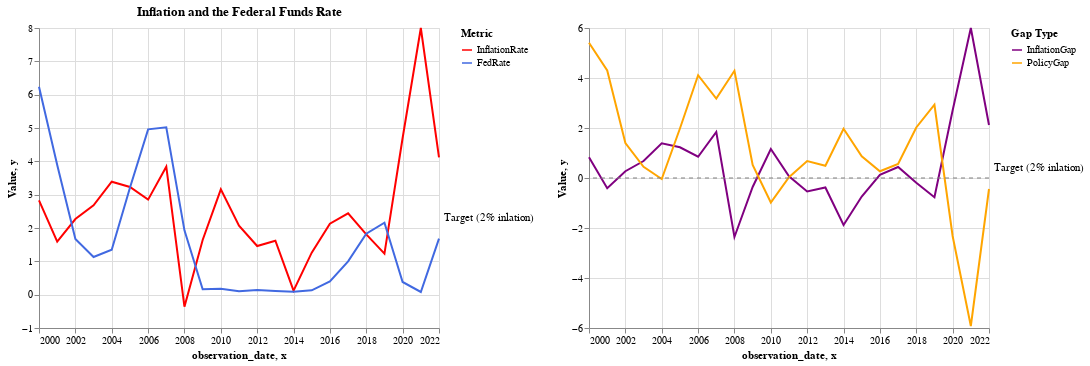

The notebook cell saved with this chart:
### Code cell
# Gap from 2 percent target of inflation

# create new dataframe that has target gaps
policy_df = fedAinflation.copy()

# Trackes whether inflation itself is at target or below target
policy_df["InflationGap"] = policy_df["InflationRate"] - 2

# If policyGap > 0 the fed is acting more stringently
# If policyGap < 0 the fed might be behind the curve
policy_df["PolicyGap"] = policy_df["FedRate"] - policy_df["InflationGap"]

# create one melted dataframe for the inflation and fed
melted_government = policy_df[["observation_date","InflationRate", 'FedRate']].copy()

melted_government = melted_government.melt(
    id_vars="observation_date",
    value_vars=["InflationRate", "FedRate"],
    var_name="Metric",
    value_name="Value"
)

# create another melt chart just for the target gap and the inflation gap
gap_df = policy_df[["observation_date", "InflationGap", "PolicyGap"]].copy()

gap_df = gap_df.melt(
    id_vars="observation_date",
    value_vars=["InflationGap", "PolicyGap"],
    var_name="GapMetric",
    value_name="Value"
)

gov_color_scale = alt.Scale(
    domain=["InflationRate", "FedRate"],
    range=["red", "royalblue"]
)

gap_color_scale = alt.Scale(
    domain=["InflationGap", "PolicyGap"],
    range=["purple", "orange"]
)

# for chart on the left
melt_gov = alt.Chart(melted_government).mark_line().encode(
    x="observation_date:T",
    y="Value:Q",
    color=alt.Color("Metric:N", scale=gov_color_scale,
        legend=alt.Legend(title="Metric"))
).properties(
    width=400,
    height=300,
    title="Inflation and the Federal Funds Rate"
)

# Add horizontal line at y=0 (2% inflation target on InflationGap scale)
target_line = alt.Chart(pd.DataFrame({"y": [0]})).mark_rule(
    color="gray",
    strokeDash=[4, 4]
).encode(
    y="y:Q"
)

# Label the target line
target_label = alt.Chart(pd.DataFrame({
    "x": [policy_df["observation_date"].max()],
    "y": [0],
    "text": ["Target (2% inlation)"]
})).mark_text(
    align="left",
    baseline="bottom",
    dx=5,
    dy=-5,
    color="black"
).encode(
    x="x:T",
    y="y:Q",
    text="text:N"
)

# for chart on the right
gap_lines = alt.Chart(gap_df).mark_line().encode(
    x="observation_date:T",
    y="Value:Q",
    color=alt.Color("GapMetric:N", scale=gap_color_scale,
        legend=alt.Legend(title="Gap Type"))
).properties(
    width=400,
    height=300,
    title=""
)

# combine gap lines with the target line and label
gap_chart = alt.layer(gap_lines, target_line, target_label)

true_label = alt.Chart(pd.DataFrame({
    "x": [policy_df["observation_date"].max()],
    "y": [2],
    "text": ["Target (2% inlation)"]
})).mark_text(
    align="left",
    baseline="bottom",
    dx=5,
    dy=-5,
    color="black"
).encode(
    x="x:T",
    y="y:Q",
    text="text:N"
)

melt_got_line = alt.layer(melt_gov, true_label)

# combine charts with fully independent color scales
(melt_got_line | gap_chart).resolve_scale(color='independent')

### Figure 1 — Vega-Lite specification as saved in the notebook (floating-point values rounded to 4 significant figures)
{"config": {"view": {"continuousWidth": 300, "continuousHeight": 300}}, "hconcat": [{"layer": [{"data": {"name": "data-2f2f0bb64acedf407589b04014d5d717"}, "mark": {"type": "line"}, "encoding": {"color": {"field": "Metric", "legend": {"title": "Metric"}, "scale": {"domain": ["InflationRate", "FedRate"], "range": ["red", "royalblue"]}, "type": "nominal"}, "x": {"field": "observation_date", "type": "temporal"}, "y": {"field": "Value", "type": "quantitative"}}, "title": "Inflation and the Federal Funds Rate"}, {"data": {"name": "data-a318f92afa3bcf6ae6197b912422836f"}, "mark": {"type": "text", "align": "left", "baseline": "bottom", "color": "black", "dx": 5, "dy": -5}, "encoding": {"text": {"field": "text", "type": "nominal"}, "x": {"field": "x", "type": "temporal"}, "y": {"field": "y", "type": "quantitative"}}}], "height": 300, "width": 400}, {"layer": [{"data": {"name": "data-877fbbfe44db65ed395b7863a5d0383b"}, "mark": {"type": "line"}, "encoding": {"color": {"field": "GapMetric", "legend": {"title": "Gap Type"}, "scale": {"domain": ["InflationGap", "PolicyGap"], "range": ["purple", "orange"]}, "type": "nominal"}, "x": {"field": "observation_date", "type": "temporal"}, "y": {"field": "Value", "type": "quantitative"}}, "title": ""}, {"data": {"name": "data-a0a55d106695e8d630baff0f16eee66d"}, "mark": {"type": "rule", "color": "gray", "strokeDash": [4, 4]}, "encoding": {"y": {"field": "y", "type": "quantitative"}}}, {"data": {"name": "data-407ba56a759a783b30b0c4cfdb077f83"}, "mark": {"type": "text", "align": "left", "baseline": "bottom", "color": "black", "dx": 5, "dy": -5}, "encoding": {"text": {"field": "text", "type": "nominal"}, "x": {"field": "x", "type": "temporal"}, "y": {"field": "y", "type": "quantitative"}}}], "height": 300, "width": 400}], "resolve": {"scale": {"color": "independent"}}, "$schema": "https://vega.github.io/schema/vega-lite/v5.20.1.json", "datasets": {"data-2f2f0bb64acedf407589b04014d5d717": [{"observation_date": "2000-01-01", "Metric": "InflationRate", "Value": 2.83}, {"observation_date": "2001-01-01", "Metric": "InflationRate", "Value": 1.59}, {"observation_date": "2002-01-01", "Metric": "InflationRate", "Value": 2.27}, {"observation_date": "2003-01-01", "Metric": "InflationRate", "Value": 2.68}, {"observation_date": "2004-01-01", "Metric": "InflationRate", "Value": 3.39}, {"observation_date": "2005-01-01", "Metric": "InflationRate", "Value": 3.23}, {"observation_date": "2006-01-01", "Metric": "InflationRate", "Value": 2.85}, {"observation_date": "2007-01-01", "Metric": "InflationRate", "Value": 3.84}, {"observation_date": "2008-01-01", "Metric": "InflationRate", "Value": -0.36}, {"observation_date": "2009-01-01", "Metric": "InflationRate", "Value": 1.64}, {"observation_date": "2010-01-01", "Metric": "InflationRate", "Value": 3.16}, {"observation_date": "2011-01-01", "Metric": "InflationRate", "Value": 2.07}, {"observation_date": "2012-01-01", "Metric": "InflationRate", "Value": 1.46}, {"observation_date": "2013-01-01", "Metric": "InflationRate", "Value": 1.62}, {"observation_date": "2014-01-01", "Metric": "InflationRate", "Value": 0.12}, {"observation_date": "2015-01-01", "Metric": "InflationRate", "Value": 1.26}, {"observation_date": "2016-01-01", "Metric": "InflationRate", "Value": 2.13}, {"observation_date": "2017-01-01", "Metric": "InflationRate", "Value": 2.44}, {"observation_date": "2018-01-01", "Metric": "InflationRate", "Value": 1.81}, {"observation_date": "2019-01-01", "Metric": "InflationRate", "Value": 1.23}, {"observation_date": "2020-01-01", "Metric": "InflationRate", "Value": 4.7}, {"observation_date": "2021-01-01", "Metric": "InflationRate", "Value": 8.0}, {"observation_date": "2022-01-01", "Metric": "InflationRate", "Value": 4.12}, {"observation_date": "2000-01-01", "Metric": "FedRate", "Value": 6.24}, {"observation_date": "2001-01-01", "Metric": "FedRate", "Value": 3.89}, {"observation_date": "2002-01-01", "Metric": "FedRate", "Value": 1.67}, {"observation_date": "2003-01-01", "Metric": "FedRate", "Value": 1.13}, {"observation_date": "2004-01-01", "Metric": "FedRate", "Value": 1.35}, {"observation_date": "2005-01-01", "Metric": "FedRate", "Value": 3.21}, {"observation_date": "2006-01-01", "Metric": "FedRate", "Value": 4.96}, {"observation_date": "2007-01-01", "Metric": "FedRate", "Value": 5.02}, {"observation_date": "2008-01-01", "Metric": "FedRate", "Value": 1.93}, {"observation_date": "2009-01-01", "Metric": "FedRate", "Value": 0.16}, {"observation_date": "2010-01-01", "Metric": "FedRate", "Value": 0.18}, {"observation_date": "2011-01-01", "Metric": "FedRate", "Value": 0.1}, {"observation_date": "2012-01-01", "Metric": "FedRate", "Value": 0.14}, {"observation_date": "2013-01-01", "Metric": "FedRate", "Value": 0.11}, {"observation_date": "2014-01-01", "Metric": "FedRate", "Value": 0.09}, {"observation_date": "2015-01-01", "Metric": "FedRate", "Value": 0.13}, {"observation_date": "2016-01-01", "Metric": "FedRate", "Value": 0.4}, {"observation_date": "2017-01-01", "Metric": "FedRate", "Value": 1.0}, {"observation_date": "2018-01-01", "Metric": "FedRate", "Value": 1.83}, {"observation_date": "2019-01-01", "Metric": "FedRate", "Value": 2.16}, {"observation_date": "2020-01-01", "Metric": "FedRate", "Value": 0.38}, {"observation_date": "2021-01-01", "Metric": "FedRate", "Value": 0.08}, {"observation_date": "2022-01-01", "Metric": "FedRate", "Value": 1.68}], "data-a318f92afa3bcf6ae6197b912422836f": [{"x": "2022-01-01", "y": 2, "text": "Target (2% inlation)"}], "data-877fbbfe44db65ed395b7863a5d0383b": [{"observation_date": "2000-01-01", "GapMetric": "InflationGap", "Value": 0.83}, {"observation_date": "2001-01-01", "GapMetric": "InflationGap", "Value": -0.41}, {"observation_date": "2002-01-01", "GapMetric": "InflationGap", "Value": 0.27}, {"observation_date": "2003-01-01", "GapMetric": "InflationGap", "Value": 0.68}, {"observation_date": "2004-01-01", "GapMetric": "InflationGap", "Value": 1.39}, {"observation_date": "2005-01-01", "GapMetric": "InflationGap", "Value": 1.23}, {"observation_date": "2006-01-01", "GapMetric": "InflationGap", "Value": 0.85}, {"observation_date": "2007-01-01", "GapMetric": "InflationGap", "Value": 1.84}, {"observation_date": "2008-01-01", "GapMetric": "InflationGap", "Value": -2.36}, {"observation_date": "2009-01-01", "GapMetric": "InflationGap", "Value": -0.36}, {"observation_date": "2010-01-01", "GapMetric": "InflationGap", "Value": 1.16}, {"observation_date": "2011-01-01", "GapMetric": "InflationGap", "Value": 0.07}, {"observation_date": "2012-01-01", "GapMetric": "InflationGap", "Value": -0.54}, {"observation_date": "2013-01-01", "GapMetric": "InflationGap", "Value": -0.38}, {"observation_date": "2014-01-01", "GapMetric": "InflationGap", "Value": -1.88}, {"observation_date": "2015-01-01", "GapMetric": "InflationGap", "Value": -0.74}, {"observation_date": "2016-01-01", "GapMetric": "InflationGap", "Value": 0.13}, {"observation_date": "2017-01-01", "GapMetric": "InflationGap", "Value": 0.44}, {"observation_date": "2018-01-01", "GapMetric": "InflationGap", "Value": -0.19}, {"observation_date": "2019-01-01", "GapMetric": "InflationGap", "Value": -0.77}, {"observation_date": "2020-01-01", "GapMetric": "InflationGap", "Value": 2.7}, {"observation_date": "2021-01-01", "GapMetric": "InflationGap", "Value": 6.0}, {"observation_date": "2022-01-01", "GapMetric": "InflationGap", "Value": 2.12}, {"observation_date": "2000-01-01", "GapMetric": "PolicyGap", "Value": 5.41}, {"observation_date": "2001-01-01", "GapMetric": "PolicyGap", "Value": 4.3}, {"observation_date": "2002-01-01", "GapMetric": "PolicyGap", "Value": 1.4}, {"observation_date": "2003-01-01", "GapMetric": "PolicyGap", "Value": 0.45}, {"observation_date": "2004-01-01", "GapMetric": "PolicyGap", "Value": -0.04}, {"observation_date": "2005-01-01", "GapMetric": "PolicyGap", "Value": 1.98}, {"observation_date": "2006-01-01", "GapMetric": "PolicyGap", "Value": 4.11}, {"observation_date": "2007-01-01", "GapMetric": "PolicyGap", "Value": 3.18}, {"observation_date": "2008-01-01", "GapMetric": "PolicyGap", "Value": 4.29}, {"observation_date": "2009-01-01", "GapMetric": "PolicyGap", "Value": 0.52}, {"observation_date": "2010-01-01", "GapMetric": "PolicyGap", "Value": -0.98}, {"observation_date": "2011-01-01", "GapMetric": "PolicyGap", "Value": 0.03}, {"observation_date": "2012-01-01", "GapMetric": "PolicyGap", "Value": 0.68}, {"observation_date": "2013-01-01", "GapMetric": "PolicyGap", "Value": 0.49}, {"observation_date": "2014-01-01", "GapMetric": "PolicyGap", "Value": 1.97}, {"observation_date": "2015-01-01", "GapMetric": "PolicyGap", "Value": 0.87}, {"observation_date": "2016-01-01", "GapMetric": "PolicyGap", "Value": 0.27}, {"observation_date": "2017-01-01", "GapMetric": "PolicyGap", "Value": 0.56}, {"observation_date": "2018-01-01", "GapMetric": "PolicyGap", "Value": 2.02}, {"observation_date": "2019-01-01", "GapMetric": "PolicyGap", "Value": 2.93}, {"observation_date": "2020-01-01", "GapMetric": "PolicyGap", "Value": -2.32}, {"observation_date": "2021-01-01", "GapMetric": "PolicyGap", "Value": -5.92}, {"observation_date": "2022-01-01", "GapMetric": "PolicyGap", "Value": -0.44}], "data-a0a55d106695e8d630baff0f16eee66d": [{"y": 0}], "data-407ba56a759a783b30b0c4cfdb077f83": [{"x": "2022-01-01", "y": 0, "text": "Target (2% inlation)"}]}}
